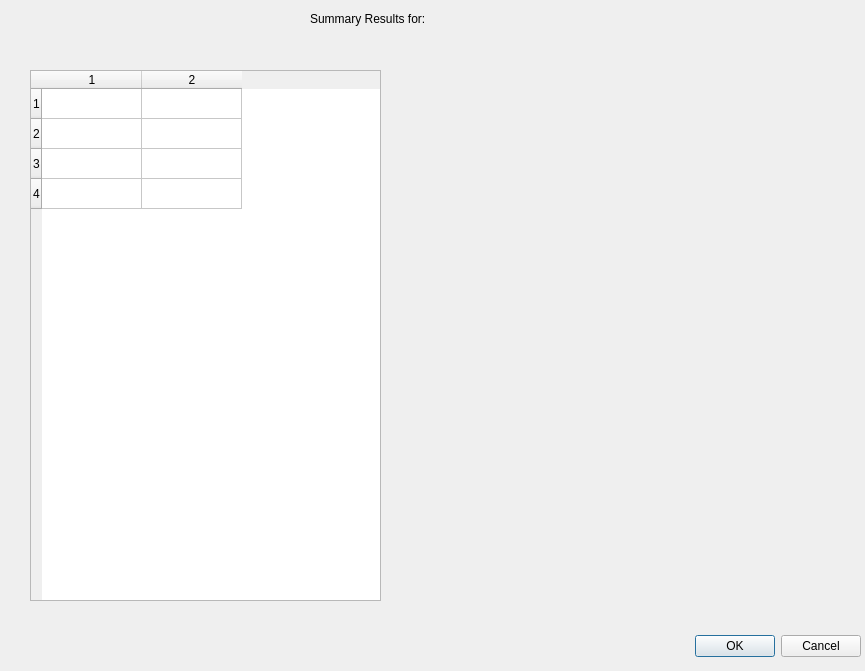
<?xml version="1.0" encoding="UTF-8"?>
<ui version="4.0">
 <class>Dialog</class>
 <widget class="QDialog" name="Dialog">
  <property name="geometry">
   <rect>
    <x>0</x>
    <y>0</y>
    <width>865</width>
    <height>671</height>
   </rect>
  </property>
  <property name="windowTitle">
   <string>Dialog</string>
  </property>
  <widget class="QDialogButtonBox" name="buttonBox">
   <property name="geometry">
    <rect>
     <x>400</x>
     <y>630</y>
     <width>461</width>
     <height>32</height>
    </rect>
   </property>
   <property name="orientation">
    <enum>Qt::Horizontal</enum>
   </property>
   <property name="standardButtons">
    <set>QDialogButtonBox::Cancel|QDialogButtonBox::Ok</set>
   </property>
  </widget>
  <widget class="QLabel" name="label_summaryResults">
   <property name="geometry">
    <rect>
     <x>310</x>
     <y>10</y>
     <width>181</width>
     <height>18</height>
    </rect>
   </property>
   <property name="text">
    <string>Summary Results for: </string>
   </property>
  </widget>
  <widget class="QTableWidget" name="tableWidget">
   <property name="geometry">
    <rect>
     <x>30</x>
     <y>70</y>
     <width>351</width>
     <height>531</height>
    </rect>
   </property>
   <property name="rowCount">
    <number>4</number>
   </property>
   <property name="columnCount">
    <number>2</number>
   </property>
   <row/>
   <row/>
   <row/>
   <row/>
   <column/>
   <column/>
  </widget>
 </widget>
 <resources/>
 <connections>
  <connection>
   <sender>buttonBox</sender>
   <signal>accepted()</signal>
   <receiver>Dialog</receiver>
   <slot>accept()</slot>
   <hints>
    <hint type="sourcelabel">
     <x>248</x>
     <y>254</y>
    </hint>
    <hint type="destinationlabel">
     <x>157</x>
     <y>274</y>
    </hint>
   </hints>
  </connection>
  <connection>
   <sender>buttonBox</sender>
   <signal>rejected()</signal>
   <receiver>Dialog</receiver>
   <slot>reject()</slot>
   <hints>
    <hint type="sourcelabel">
     <x>316</x>
     <y>260</y>
    </hint>
    <hint type="destinationlabel">
     <x>286</x>
     <y>274</y>
    </hint>
   </hints>
  </connection>
 </connections>
</ui>
